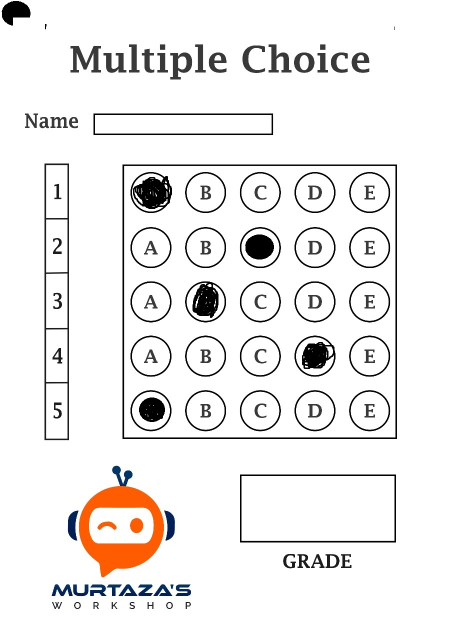
#> input picture images/test1.jpg, 904 x 1280 px (shown at 1/2 size)
$ jupyter execute 'autograde 1.0.ipynb'
#> lines starting #> are read from the running program, lines starting #| are printed output that depends on the picture; after the words box and inside, x2 and y2 are one past the last pixel; in counts of white or black regions, pixels touching at a corner belong together
[cell 1]
import cv2
import numpy as np

## TO STACK ALL THE IMAGES IN ONE WINDOW
def stackImages(imgArray,scale,lables=[]):
    rows = len(imgArray)
    cols = len(imgArray[0])
    rowsAvailable = isinstance(imgArray[0], list)
    width = imgArray[0][0].shape[1]
    height = imgArray[0][0].shape[0]
    if rowsAvailable:
        for x in range ( 0, rows):
            for y in range(0, cols):
                imgArray[x][y] = cv2.resize(imgArray[x][y], (0, 0), None, scale, scale)
                if len(imgArray[x][y].shape) == 2: imgArray[x][y]= cv2.cvtColor( imgArray[x][y], cv2.COLOR_GRAY2BGR)
        imageBlank = np.zeros((height, width, 3), np.uint8)
        hor = [imageBlank]*rows
        hor_con = [imageBlank]*rows
        for x in range(0, rows):
            hor[x] = np.hstack(imgArray[x])
            hor_con[x] = np.concatenate(imgArray[x])
        ver = np.vstack(hor)
        ver_con = np.concatenate(hor)
    else:
        for x in range(0, rows):
            imgArray[x] = cv2.resize(imgArray[x], (0, 0), None, scale, scale)
            if len(imgArray[x].shape) == 2: imgArray[x] = cv2.cvtColor(imgArray[x], cv2.COLOR_GRAY2BGR)
        hor= np.hstack(imgArray)
        hor_con= np.concatenate(imgArray)
        ver = hor
    if len(lables) != 0:
        eachImgWidth= int(ver.shape[1] / cols)
        eachImgHeight = int(ver.shape[0] / rows)
        #print(eachImgHeight)
        for d in range(0, rows):
            for c in range (0,cols):
                cv2.rectangle(ver,(c*eachImgWidth,eachImgHeight*d),(c*eachImgWidth+len(lables[d][c])*13+27,30+eachImgHeight*d),(255,255,255),cv2.FILLED)
                cv2.putText(ver,lables[d][c],(eachImgWidth*c+10,eachImgHeight*d+20),cv2.FONT_HERSHEY_COMPLEX,0.7,(255,0,255),2)
    return ver

def reorder(myPoints):

    myPoints = myPoints.reshape((4, 2)) # REMOVE EXTRA BRACKET
    print(myPoints)
    myPointsNew = np.zeros((4, 1, 2), np.int32) # NEW MATRIX WITH ARRANGED POINTS
    add = myPoints.sum(1)
    print(add)
    print(np.argmax(add))
    myPointsNew[0] = myPoints[np.argmin(add)]  #[0,0]
    myPointsNew[3] =myPoints[np.argmax(add)]   #[w,h]
    diff = np.diff(myPoints, axis=1)
    myPointsNew[1] =myPoints[np.argmin(diff)]  #[w,0]
    myPointsNew[2] = myPoints[np.argmax(diff)] #[h,0]

    return myPointsNew

def rectContour(contours):

    rectCon = []
    max_area = 0
    for i in contours:
        area = cv2.contourArea(i)
        if area > 50:
            peri = cv2.arcLength(i, True)
            approx = cv2.approxPolyDP(i, 0.02 * peri, True)
            if len(approx) == 4:
                rectCon.append(i)
    rectCon = sorted(rectCon, key=cv2.contourArea,reverse=True)
    #print(len(rectCon))
    return rectCon

def getCornerPoints(cont):
    peri = cv2.arcLength(cont, True) # LENGTH OF CONTOUR
    approx = cv2.approxPolyDP(cont, 0.02 * peri, True) # APPROXIMATE THE POLY TO GET CORNER POINTS
    return approx

def splitBoxes(img):
    rows = np.vsplit(img,5)
    boxes=[]
    for r in rows:
        cols= np.hsplit(r,5)
        for box in cols:
            boxes.append(box)
    return boxes

def drawGrid(img,questions=5,choices=5):
    secW = int(img.shape[1]/questions)
    secH = int(img.shape[0]/choices)
    for i in range (0,9):
        pt1 = (0,secH*i)
        pt2 = (img.shape[1],secH*i)
        pt3 = (secW * i, 0)
        pt4 = (secW*i,img.shape[0])
        cv2.line(img, pt1, pt2, (255, 255, 0),2)
        cv2.line(img, pt3, pt4, (255, 255, 0),2)

    return img

def showAnswers(img,myIndex,grading,ans,questions=5,choices=5):
     secW = int(img.shape[1]/questions)
     secH = int(img.shape[0]/choices)

     for x in range(0,questions):
         myAns= myIndex[x]
         cX = (myAns * secW) + secW // 2
         cY = (x * secH) + secH // 2
         if grading[x]==1:
            myColor = (0,255,0)
            #cv2.rectangle(img,(myAns*secW,x*secH),((myAns*secW)+secW,(x*secH)+secH),myColor,cv2.FILLED)
            cv2.circle(img,(cX,cY),50,myColor,cv2.FILLED)
         else:
            myColor = (0,0,255)
            #cv2.rectangle(img, (myAns * secW, x * secH), ((myAns * secW) + secW, (x * secH) + secH), myColor, cv2.FILLED)
            cv2.circle(img, (cX, cY), 50, myColor, cv2.FILLED)

            # CORRECT ANSWER
            myColor = (0, 255, 0)
            correctAns = ans[x]
            cv2.circle(img,((correctAns * secW)+secW//2, (x * secH)+secH//2),
            20,myColor,cv2.FILLED)

[cell 2]
import cv2
import numpy as np


pathImage ="images/test1.jpg"
heightImg = 700
widthImg  = 700
questions=5
choices=5
ans= [1,2,0,2,4]

## 1 - applying basic preprocessing

[cell 3]
img = cv2.imread(pathImage)
#> img is the input picture: shape (1280, 904, 3); mean B, G, R 235.9, 236.9, 238.7
img = cv2.resize(img, (widthImg, heightImg)) # RESIZE IMAGE
#> img: shape (700, 700, 3)
imgFinal = img.copy()
imgBlank = np.zeros((heightImg,widthImg, 3), np.uint8) # CREATE A BLANK IMAGE FOR TESTING DEBUGGING IF REQUIRED
imgGray = cv2.cvtColor(img, cv2.COLOR_BGR2GRAY) # CONVERT IMAGE TO GRAY SCALE
imgBlur = cv2.GaussianBlur(imgGray, (5, 5), 1) # ADD GAUSSIAN BLUR
imgCanny = cv2.Canny(imgBlur,10,70)
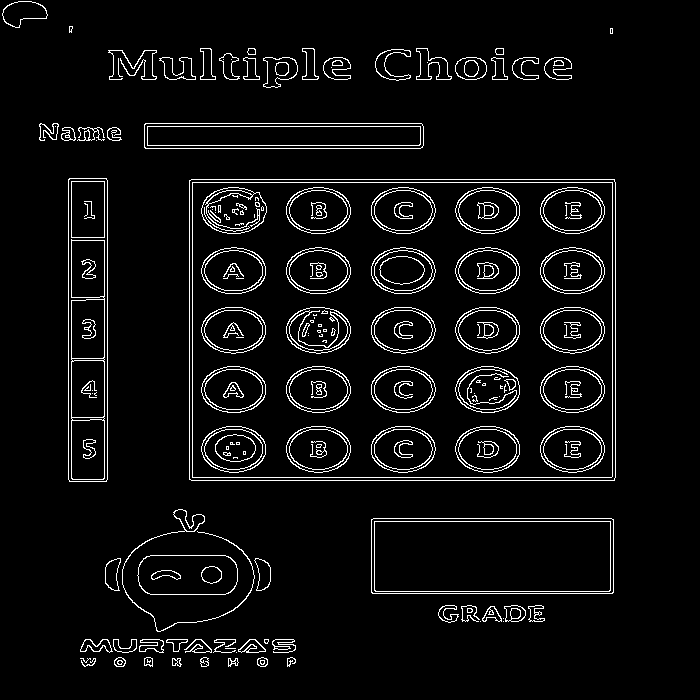
#> imgCanny: shape (700, 700); 5.2% white in thin lines or dots, all inside (x1, y1, x2, y2) = (2, 1, 616, 667)

### 2 - finding contours

[cell 4]
imgContours = img.copy() # COPY IMAGE FOR DISPLAY PURPOSES
imgBigContour = img.copy() # COPY IMAGE FOR DISPLAY PURPOSES
contours, hierarchy = cv2.findContours(imgCanny, cv2.RETR_EXTERNAL, cv2.CHAIN_APPROX_NONE) # FIND ALL CONTOURS
#> contours = 63 contours, 18 with area under 20; largest, box (x1, y1, x2, y2) and area: (189, 179, 616, 481) 128218, (371, 518, 614, 594) 18146, (68, 178, 108, 482) 11812, (144, 123, 424, 149) 6967, (137, 555, 238, 595) 3664
cv2.drawContours(imgContours, contours, -1, (0, 255, 0), 10) # DRAW ALL DETECTED CONTOURS
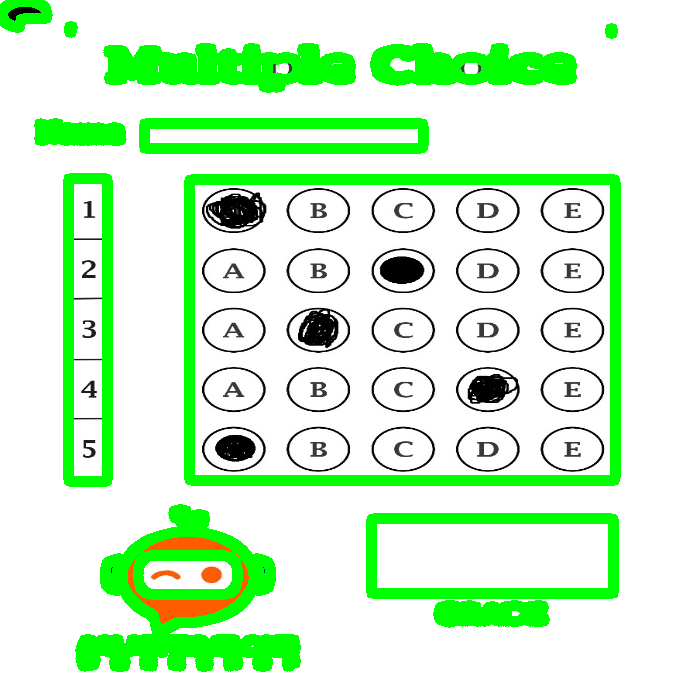
#> imgContours: shape (700, 700, 3); mean B, G, R 206.1, 245.5, 207.5
rectCon = rectContour(contours) # FILTER FOR RECTANGLE CONTOURS
#> the loop in rectContour, `for i in contours:` made 63 passes
#> (area, peri, approx) on passes 33, 35, 36, 42: (18146, 631.7, [[371, 519], [372, 593], [613, 592], [611, 518]]), (128218, 1451.7, [[189, 180], [189, 479], [614, 480], [614, 179]]), (11812, 681.7, [[69, 178], [68, 479], [106, 481], [107, 180]]), (6967, 604.5, [[144, 124], [145, 148], [423, 145], [421, 123]])
#> after the loop in rectContour, `for i in contours:`: rectCon = 4 contours; box (x1, y1, x2, y2) and area: (189, 179, 616, 481) 128218, (371, 518, 614, 594) 18146, (68, 178, 108, 482) 11812, (144, 123, 424, 149) 6967
biggestPoints= getCornerPoints(rectCon[0]) # GET CORNER POINTS OF THE BIGGEST RECTANGLE
#> in getCornerPoints, `peri = cv2.arcLength(cont, True)`: peri = 1451.7
#> in getCornerPoints, `approx = cv2.approxPolyDP(cont, 0.02 * peri, True)`: approx = [[189, 180], [189, 479], [614, 480], [614, 179]]
#> biggestPoints = [[189, 180], [189, 479], [614, 480], [614, 179]]
gradePoints = getCornerPoints(rectCon[1]) # GET CORNER POINTS OF THE SECOND BIGGEST RECTANGLE
#> gradePoints = [[371, 519], [372, 593], [613, 592], [611, 518]]

### 3 - fetching the answers contour dimensions

[cell 5]
# BIGGEST RECTANGLE WARPING
biggestPoints=reorder(biggestPoints) # REORDER FOR WARPING
#> in reorder, `myPoints = myPoints.reshape((4, 2))`: myPoints = [[189, 180], [189, 479], [614, 480], [614, 179]]
#| [[189 180]
#|  [189 479]
#|  [614 480]
#|  [614 179]]
#> in reorder, `add = myPoints.sum(1)`: add = [369, 668, 1094, 793]
#| [ 369  668 1094  793]
#| 2
#> in reorder, `diff = np.diff(myPoints, axis=1)`: diff = [-9, 290, -134, -435]
#> biggestPoints = [[189, 180], [614, 179], [189, 479], [614, 480]]
cv2.drawContours(imgBigContour, biggestPoints, -1, (0, 255, 0), 20) # DRAW THE BIGGEST CONTOUR
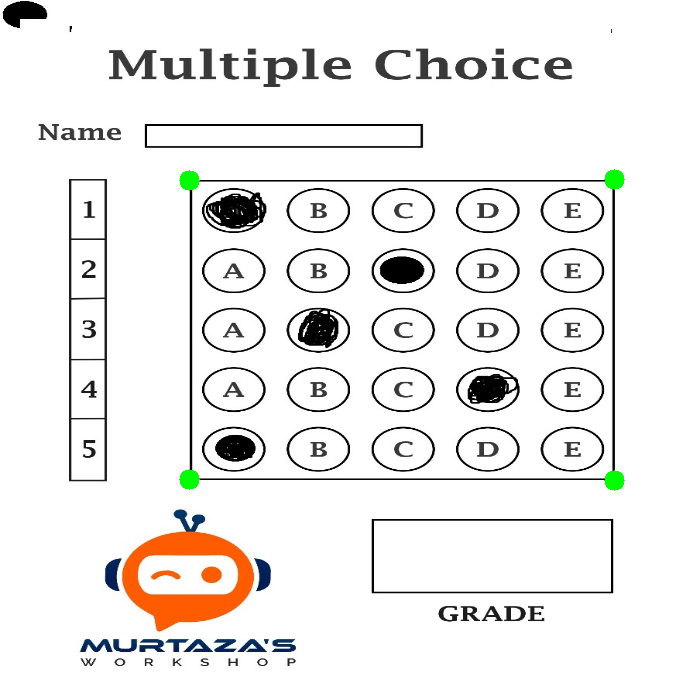
#> imgBigContour: shape (700, 700, 3); mean B, G, R 235.3, 236.9, 238.1
pts1 = np.float32(biggestPoints) # PREPARE POINTS FOR WARP
#> pts1 = [[189, 180], [614, 179], [189, 479], [614, 480]]
pts2 = np.float32([[0, 0],[widthImg, 0], [0, heightImg],[widthImg, heightImg]]) # PREPARE POINTS FOR WARP
matrix = cv2.getPerspectiveTransform(pts1, pts2) # GET TRANSFORMATION MATRIX
#> matrix = [[1.66, -8.93e-17, -314.3], [0.00552, 2.35, -423.7], [1.58e-05, -1.36e-19, 1]]
imgWarpColored = cv2.warpPerspective(img, matrix, (widthImg, heightImg)) # APPLY WARP PERSPECTIVE

# SECOND BIGGEST RECTANGLE WARPING
cv2.drawContours(imgBigContour, gradePoints, -1, (255, 0, 0), 20) # DRAW THE BIGGEST CONTOUR
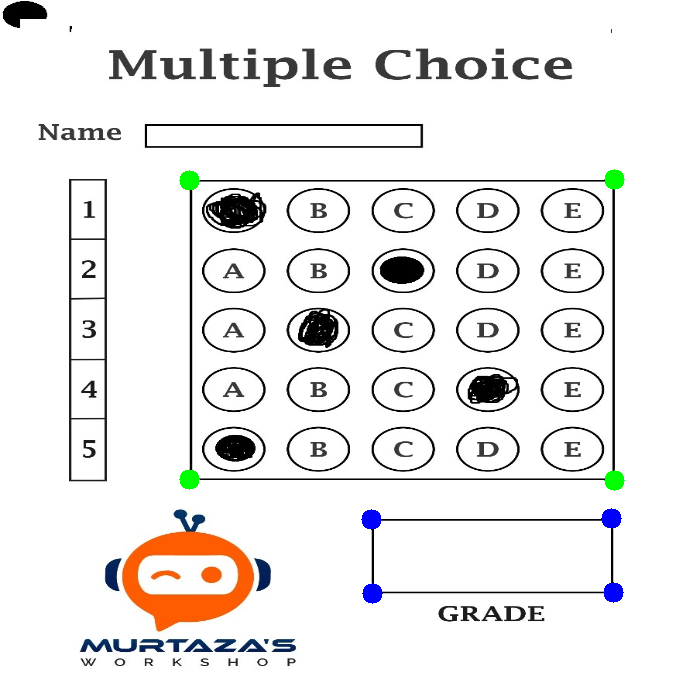
#> imgBigContour: shape (700, 700, 3); 0.26% of pixels changed, all inside (x1, y1, x2, y2) = (361, 508, 624, 604)
gradePoints = reorder(gradePoints) # REORDER FOR WARPING
#| [[371 519]
#|  [372 593]
#|  [613 592]
#|  [611 518]]
#| [ 890  965 1205 1129]
#| 2
#> gradePoints = [[371, 519], [611, 518], [372, 593], [613, 592]]
ptsG1 = np.float32(gradePoints)  # PREPARE POINTS FOR WARP
#> ptsG1 = [[371, 519], [611, 518], [372, 593], [613, 592]]
ptsG2 = np.float32([[0, 0], [325, 0], [0, 150], [325, 150]])  # PREPARE POINTS FOR WARP
matrixG = cv2.getPerspectiveTransform(ptsG1, ptsG2)# GET TRANSFORMATION MATRIX
#> matrixG = [[1.4, -0.0189, -507.8], [0.00874, 2.1, -1091.6], [4.82e-07, 5.8e-05, 1]]
imgGradeDisplay = cv2.warpPerspective(img, matrixG, (325, 150)) # APPLY WARP PERSPECTIVE

### 4 - applying thresholding

[cell 6]
imgWarpGray = cv2.cvtColor(imgWarpColored,cv2.COLOR_BGR2GRAY) # CONVERT TO GRAYSCALE
imgThresh = cv2.threshold(imgWarpGray, 170, 255,cv2.THRESH_BINARY_INV )[1] # APPLY THRESHOLD AND INVERSE
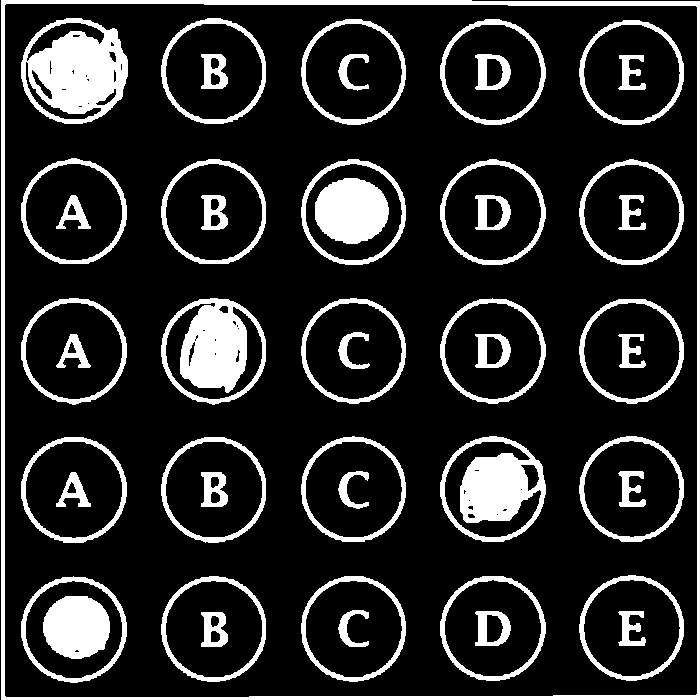
#> imgThresh: shape (700, 700); 16.6% white; 48 white regions, largest, box (x1, y1, x2, y2) and area: (1, 0, 700, 700) 10794, (21, 18, 128, 124) 7188, (161, 298, 266, 405) 6010

[cell 7]
boxes = splitBoxes(imgThresh) # GET INDIVIDUAL BOXES
#> in splitBoxes, `rows = np.vsplit(img,5)`: rows = 5 items
#> the loop in splitBoxes, `for r in rows:` made 5 passes
#> after the loop in splitBoxes, `for r in rows:`: boxes = 25 items
#> boxes = 25 items
countR=0
countC=0
myPixelVal = np.zeros((questions,choices)) # TO STORE THE NON ZERO VALUES OF EACH BOX
for image in boxes:
    totalPixels = cv2.countNonZero(image)
    myPixelVal[countR][countC]= totalPixels
    countC += 1
    if (countC==choices):countC=0;countR +=1
#> this loop made 25 passes
#> totalPixels on passes 1 to 8: 8289, 2776, 2657, 2921, 3098, 2580, 2117, 5351
#> after the loop, countC = 0; countR = 5; myPixelVal = [[8289, 2776, 2657, 2921, 3098], [2580, 2117, 5351, 2217, 2439], [2593, 6010, 1959, 2185, 2425], [2634, 2148, 1971, 5559, 2486], [5861, 2584, 2526, 2791, 3149]]
print(myPixelVal)
#| [[8289. 2776. 2657. 2921. 3098.]
#|  [2580. 2117. 5351. 2217. 2439.]
#|  [2593. 6010. 1959. 2185. 2425.]
#|  [2634. 2148. 1971. 5559. 2486.]
#|  [5861. 2584. 2526. 2791. 3149.]]

[cell 8]
myIndex=[]
for x in range (0,questions):
    arr = myPixelVal[x]
    myIndexVal = np.where(arr == np.amax(arr))
    myIndex.append(myIndexVal[0][0])
#> this loop made 5 passes
#> (arr, myIndexVal) on passes 1 to 5: ([8289, 2776, 2657, 2921, 3098], ([0],)), ([2580, 2117, 5351, 2217, 2439], ([2],)), ([2593, 6010, 1959, 2185, 2425], ([1],)), ([2634, 2148, 1971, 5559, 2486], ([3],)), ([5861, 2584, 2526, 2791, 3149], ([0],))
#> after the loop, myIndex = [0, 2, 1, 3, 0]
print("USER ANSWERS",myIndex)
#| USER ANSWERS [0, 2, 1, 3, 0]

[cell 9]
grading=[]
for x in range(0,questions):
    if ans[x] == myIndex[x]:
        grading.append(1)
    else:
        grading.append(0)
#> after the loop, grading = [0, 1, 0, 0, 0]
score = (sum(grading)/questions)*100
#> score = 20
print("SCORE",score)
#| SCORE 20.0

[cell 10]
showAnswers(imgWarpColored,myIndex,grading,ans) # DRAW DETECTED ANSWERS
#> the loop in showAnswers, `for x in range(0,questions):` made 5 passes
#> (myAns, cX) on passes 1 to 5: (0, 70), (2, 350), (1, 210), (3, 490), (0, 70)
drawGrid(imgWarpColored) # DRAW GRID
#> after the loop in drawGrid, `for i in range (0,9):`:
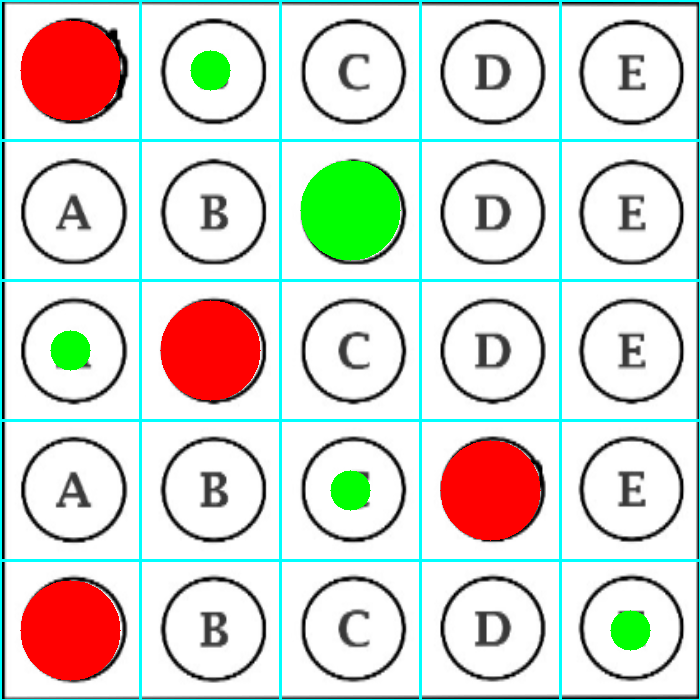
#> img: shape (700, 700, 3); mean B, G, R 210.3, 217, 215.8
imgRawDrawings = np.zeros_like(imgWarpColored) # NEW BLANK IMAGE WITH WARP IMAGE SIZE
showAnswers(imgRawDrawings, myIndex, grading, ans) # DRAW ON NEW IMAGE
#> call 2 of showAnswers, with questions = 5, choices = 5
#> the loop in showAnswers (call 2), `for x in range(0,questions):` made 5 passes
#> after the loop in showAnswers (call 2), `for x in range(0,questions):`:
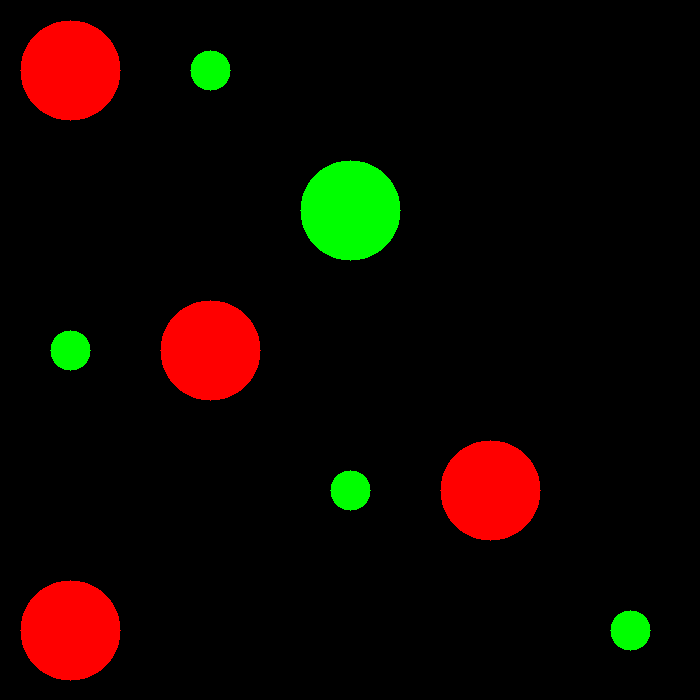
#> img: shape (700, 700, 3); mean B, G, R 0, 6.7, 16.3
invMatrix = cv2.getPerspectiveTransform(pts2, pts1) # INVERSE TRANSFORMATION MATRIX
#> invMatrix = [[0.601, 0, 189], [-0.00313, 0.427, 180], [-9.49e-06, 0, 1]]
imgInvWarp = cv2.warpPerspective(imgRawDrawings, invMatrix, (widthImg, heightImg)) # INV IMAGE WARP

# DISPLAY GRADE
imgRawGrade = np.zeros_like(imgGradeDisplay,np.uint8) # NEW BLANK IMAGE WITH GRADE AREA SIZE
cv2.putText(imgRawGrade,str(int(score))+"%",(70,100)
        ,cv2.FONT_HERSHEY_COMPLEX,3,(0,255,255),3) # ADD THE GRADE TO NEW IMAGE
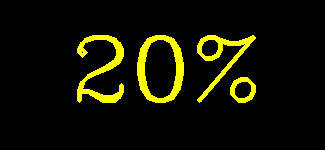
#> imgRawGrade: shape (150, 325, 3); mean of channels 0, 1, 2 0, 17.9, 17.9; drawn as B, G, R
invMatrixG = cv2.getPerspectiveTransform(ptsG2, ptsG1) # INVERSE TRANSFORMATION MATRIX
#> invMatrixG = [[0.738, -0.00362, 371], [-0.00317, 0.477, 519], [-1.73e-07, -2.77e-05, 1]]
imgInvGradeDisplay = cv2.warpPerspective(imgRawGrade, invMatrixG, (widthImg, heightImg)) # INV IMAGE WARP
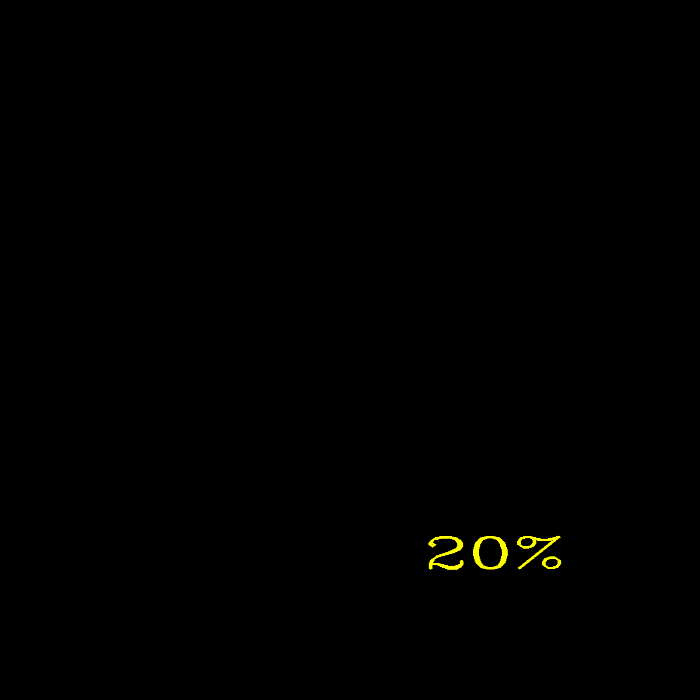
#> imgInvGradeDisplay: shape (700, 700, 3); mean of channels 0, 1, 2 0, 0.6, 0.6; drawn as B, G, R

# SHOW ANSWERS AND GRADE ON FINAL IMAGE
imgFinal = cv2.addWeighted(imgFinal, 1, imgInvWarp, 1,0)
imgFinal = cv2.addWeighted(imgFinal, 1, imgInvGradeDisplay, 1,0)

[cell 11]
# IMAGE ARRAY FOR DISPLAY
imageArray = ([img,imgGray,imgCanny,imgContours],
            [imgBigContour,imgThresh,imgWarpColored,imgFinal])
lables = [["Original","Gray","Edges","Contours"],
              ["Biggest Contour","Threshold","Warpped","Final"]]
stackedImage = stackImages(imageArray,0.5,lables)
#> in stackImages, `rows = len(imgArray)`: rows = 2
#> in stackImages, `cols = len(imgArray[0])`: cols = 4
#> in stackImages, `rowsAvailable = isinstance(imgArray[0], list)`: rowsAvailable = True
#> in stackImages, `hor = [imageBlank]*rows`: hor = 2 items
#> in stackImages, `eachImgWidth= int(ver.shape[1] / cols)`: eachImgWidth = 350
#> after the loop in stackImages, `for d in range(0, rows):`:
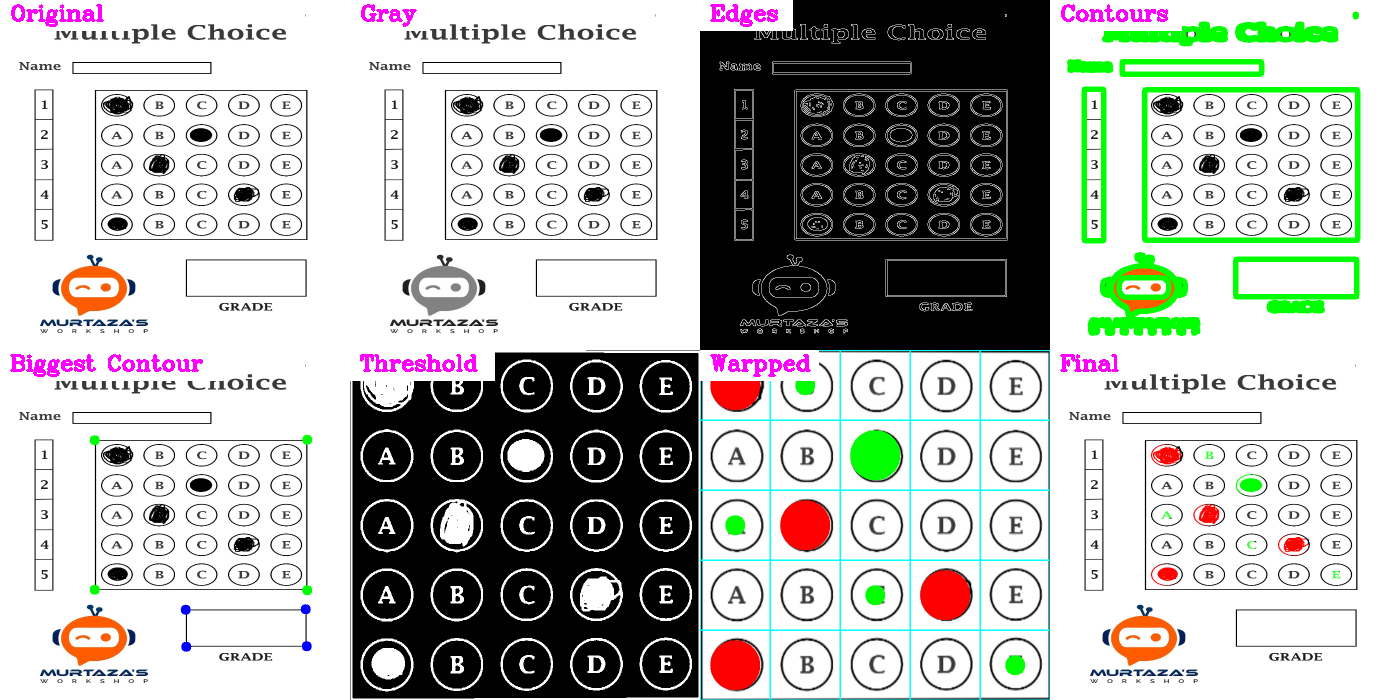
#> ver: shape (700, 1400, 3); mean of channels 0, 1, 2 179.6, 183.7, 181.6; drawn as B, G, R


while True:
    cv2.imshow("Result", stackedImage)

    key = cv2.waitKey(1) & 0xFF
#> (key q is pressed here)
